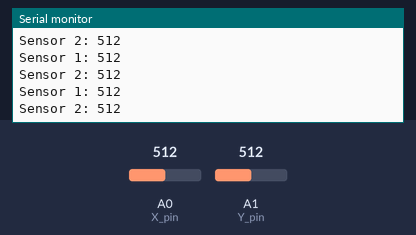
Recording of a sketch running on a simulated Arduino Uno, built with avr-gcc and run on an emulated ATmega328P. On the bench: the last lines printed to the serial monitor. The inputs (shaded band) are chosen by the test bench; at power-on: A0 (X_pin) = 512, A1 (Y_pin) = 512.

Above: at 1.3 s.
1.4 s: A0 (X_pin) set to 716
At 1.82 s:
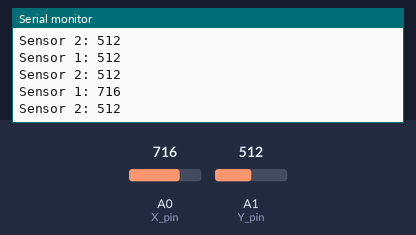
2.9 s: A1 (Y_pin) set to 716
At 3.32 s:
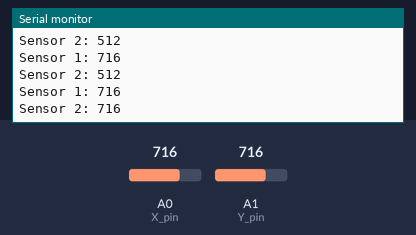
4.4 s: A0 (X_pin) set to 900
At 4.82 s:
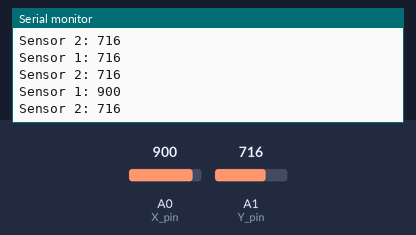
5.9 s: A1 (Y_pin) set to 900
At 6.32 s:
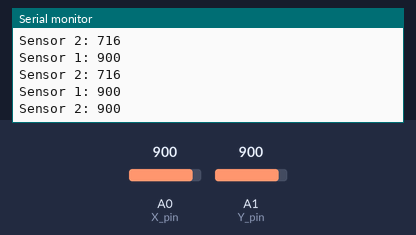
Timing chart, 0 to 8.4 s (numbered marks = the images above; inputs shaded):
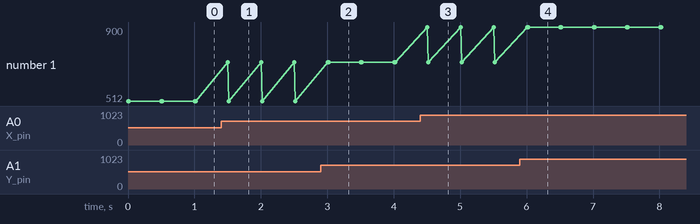

The sketch:

accelerator_read_serial.ino
```cpp
//www.elegoo.com
//2016.12.09

// Arduino pin numbers
const int X_pin = 0; // analog pin connected to sensor 1
const int Y_pin = 1; // analog pin connected to sensor 2

void setup() {
  Serial.begin(9600);
}

void loop() {
  Serial.print("Sensor 1: ");
  Serial.print(analogRead(X_pin));
  Serial.print("\n");
  Serial.print("Sensor 2: ");
  Serial.println(analogRead(Y_pin));
  Serial.print("\n\n");
  delay(500);
}
```

Measured:
- after the input at 1.4 s, the serial monitor: prints a new line after 0.10 s (image 1)
- after the input at 2.9 s, the serial monitor: prints a new line after 0.12 s (image 2)
- after the input at 4.4 s, the serial monitor: prints a new line after 0.11 s (image 3)
- after the input at 5.9 s, the serial monitor: prints a new line after 0.12 s (image 4)
